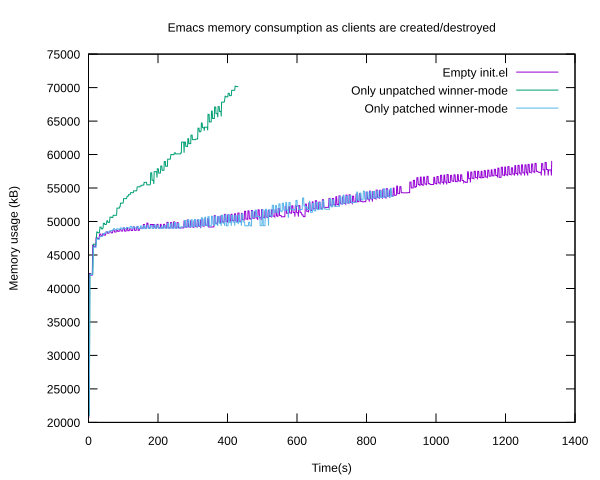

Source code (gnuplot):
set output "winner.svg"
set terminal svg

set title "Emacs memory consumption as clients are created/destroyed"
set xlabel "Time(s)"
set ylabel "Memory usage (kB)"
plot \
  "memory.noconfig.log"       with lines title "Empty init.el", \
  "memory.winneronly.log"     with lines title "Only unpatched winner-mode", \
  "memory.winner.patched.log" with lines title "Only patched winner-mode"
